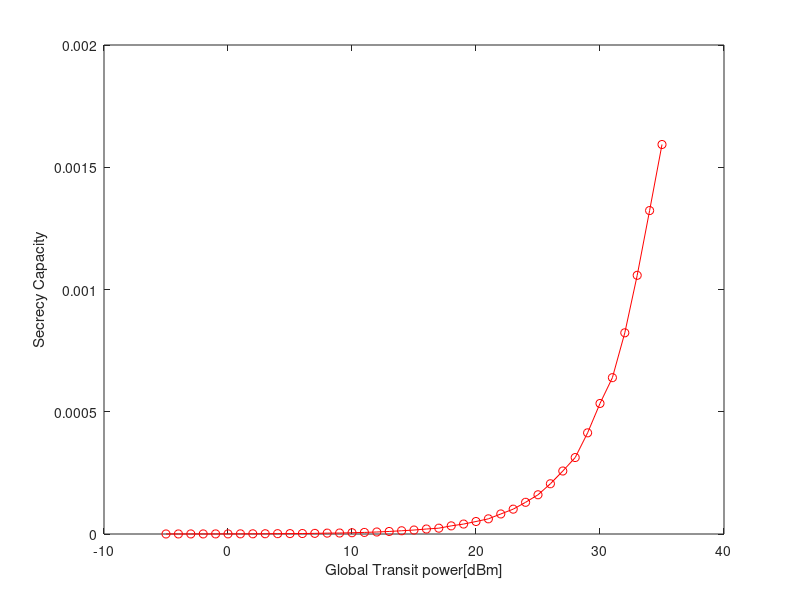

Recreate this plot in MATLAB.
%% Analysis Secrecy Capacity of dual hop DF Relaying system %%
% Elham Nosrati, March 2014
% S(-500,0), R(0,0), D(500,0), Eve(0,1000) meters
% Path loss coefficient: alfa=3.5
% I have used _db for the SNR in dB
% for simple ransmission Standard deviation of each channel is 1/d
% SD_rd=1/d_rd , ch = sqrt(variance)*( randn(1,N)+j*randn(1,N));
%% Location of nodes and Power allocation %%%
clear all
clc
N= 10^3; % Monte Carlo
Pt_dBm=[-5:1:35];  %Global Transit power in dBm  
for l=1:length(Pt_dBm)
Ptotal(l)=(10^(Pt_dBm(l)/10))/1000;  % Global Transmit power in Watt
end
    
Rs=0.1;   % Rs=Secrecy rate
for i=1:length(Ptotal)
    Pt=Ptotal(i);% Total tranmited Power
    Ps=Pt/2;% Source transmit power
    Pr=Pt/2; % Relay transmit power
    
    alfa=3.5; % Path loss exponent
    % Source, Relay and Destination locations
    d_sr=500;  %distance between the source and the relay
    d_se=1000*sqrt(1.25);
    
    %%%%%%%%%%%%%%%%%%%%%%%%%%%%%% Legitimate Channel%%%%%%%%
    %% Fading of legitimate channel
        channel_SR=sqrt(1/d_sr).*[randn(1,N)+j*randn(1,N)];% Channel coefficients for S->R Link           
             
        Amp_CH_SR=abs(channel_SR); % channel amplitude=|h_SR|
        CH_SR=Amp_CH_SR.^2; % |h_SR|^2
        
       
 %% AWGN in legitimate channel    
%         n_SR=(1/sqrt(2)).*(randn(1,N)+j*randn(1,N));%AWGN at Relay for S->R Link
%         n_RD=(1/sqrt(2)).*(randn(1,N)+j*randn(1,N));%AWGN at Desination  for R->D Link
%         
%         N_SR=var(n_SR);   % Noise Variance S->R Link
%         N_RD=var(n_RD);   % Noise Variance R->D Link
 
% we consider noise variance is (-60) dBm at all nodes
        No=(10^(-60/10))/1000;
        N_SR=No;   % Noise Variance S->R Link
  
%% Received SNR at Legitimate nodes
    
                %First hop SNR at Relay
                SNR1_linear=(Ps)*(1/(d_sr^alfa))*(CH_SR/N_SR);
                snr1_db=10*log10(SNR1_linear);
                
                SNR_SR=mean(SNR1_linear);
                SNR_SR_db=10*log10(SNR_SR);
                
               
%%%%%%%%%%%%%%%%%%%%%%%%%%%%%%% Wiretap channel%%%%%%%%%%%%%%%%%%%%     
%% Fading of Wiretap channel
        channel_SE=(1/ d_se).*[randn(1,N)+j*randn(1,N)];% Channel coefficients for S->E Link            
              
        Amp_CH_SE=abs(channel_SE); %   channel amplitude=|h_SR|
        CH_SE=Amp_CH_SE.^2; % |h_SR|^2
       
 %% AWGN in wiretap channel  
%         n_SE=(1/sqrt(2)).*(randn(1,N)+j*randn(1,N));%AWGN at Relay for S->E Link
%         n_RE=(1/sqrt(2)).*(randn(1,N)+j*randn(1,N));%AWGN at Desination  for R->E Link
%         
%         N_SE=var(n_SE);   % Noise Variance S->R Link
%         N_RE=var(n_RE);   % Noise Variance R->D Link
        
% we consider noise variance is (-60) dBm at all nodes
        N_SE=No;   % Noise Variance S->R Link
     
        
 %% Received SNR at Eavesdropper
                %First hop SNR at Eve
                SNR_E1_linear=(Ps)*(1/(d_se^alfa))*(CH_SE/N_SE);
                snr_E1_db=10*log10(SNR_E1_linear);
                                
                SNR_SE=mean(SNR_E1_linear);
                SNR_SE_db=10*log10(SNR_SE);
                
                
               % Total Received at Eve
               SNR_E_linear=SNR_SE                     
               snr_E_db=10*log10(SNR_E_linear); 
               
   
%% Calculating secrecy capacity 
      
% Secrecy Capacity of the system
% Cs Analysis
   
Cs_Analys(i)= (1/2)*log2((1+SNR_SR)/(1+SNR_E_linear));
end
%% Ploting Results
% Ploting Cs
plot(Pt_dBm,Cs_Analys,'-ro');
xlabel('Global Transit power[dBm]');
ylabel('Secrecy Capacity');
    
    
    
